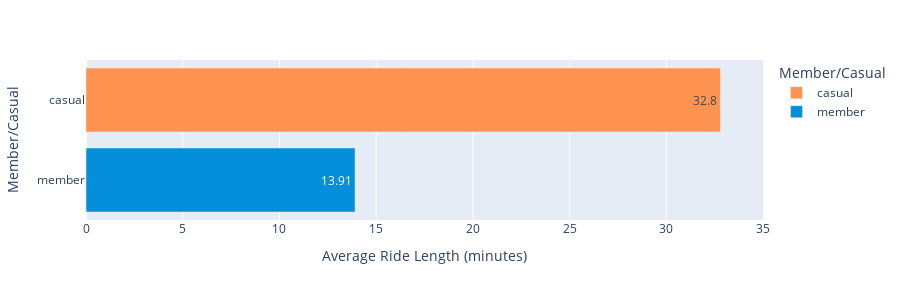

Notebook code cell kept with this figure:
### Code cell
fig_4 = round(df.groupby('member_casual', as_index=False).mean(),2)

px.bar(fig_4, y = 'member_casual', x = 'ride_length', range_x = [0,35],
        color = 'member_casual', 
        height = 300,
        text = 'ride_length', 
        labels = {'ride_length': 'Average Ride Length (minutes)', 'member_casual': 'Member/Casual'},
        hover_name = 'member_casual', hover_data = {'member_casual': False, 'ride_length': True}, 
        color_discrete_map = {'casual': '#FF934F', 'member': '#058ED9'})

### Figure 1 — Plotly figure (JSON) as saved in the notebook; plotly's stock layout.template omitted (floating-point values rounded to 4 significant figures)
{"data": [{"alignmentgroup": "True", "hovertemplate": "<b>%{hovertext}</b><br><br>Average Ride Length (minutes)=%{text}<extra></extra>", "hovertext": ["casual"], "legendgroup": "casual", "marker": {"color": "#FF934F", "pattern": {"shape": ""}}, "name": "casual", "offsetgroup": "casual", "orientation": "h", "showlegend": true, "text": [32.8], "textposition": "auto", "type": "bar", "x": [32.8], "xaxis": "x", "y": ["casual"], "yaxis": "y"}, {"alignmentgroup": "True", "hovertemplate": "<b>%{hovertext}</b><br><br>Average Ride Length (minutes)=%{text}<extra></extra>", "hovertext": ["member"], "legendgroup": "member", "marker": {"color": "#058ED9", "pattern": {"shape": ""}}, "name": "member", "offsetgroup": "member", "orientation": "h", "showlegend": true, "text": [13.91], "textposition": "auto", "type": "bar", "x": [13.91], "xaxis": "x", "y": ["member"], "yaxis": "y"}], "layout": {"barmode": "relative", "height": 300, "legend": {"title": {"text": "Member/Casual"}, "tracegroupgap": 0}, "margin": {"t": 60}, "xaxis": {"anchor": "y", "domain": [0.0, 1.0], "range": [0, 35], "title": {"text": "Average Ride Length (minutes)"}}, "yaxis": {"anchor": "x", "categoryarray": ["member", "casual"], "categoryorder": "array", "domain": [0.0, 1.0], "title": {"text": "Member/Casual"}}}}
